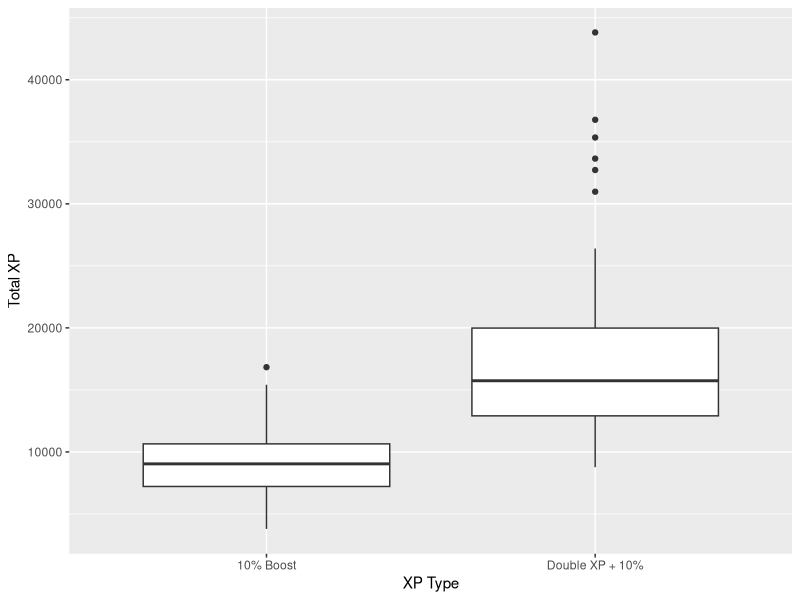

The R source for this figure:
## ---- chunk 1
remove(list = ls())
library(tidyverse)
library(readxl)
library(glmnet)
COD <- read_excel("CODGames2_mp.xlsx")
## ---- chunk 2
COD2 = COD %>% 
  filter(FullPartial == "Full")
ggplot(data = COD2, mapping = aes(x = XPType, y = TotalXP))+geom_boxplot()+labs(x = "XP Type", y = "Total XP")
## ---- chunk 3
#Code to determine if a player won that specific game
Splitresult = str_split_fixed(COD2$Result, "-", 2)
colnames(Splitresult) = c("Team", "Opponent")
Splitresult2 = data.frame(Splitresult)
Team = as.numeric(unlist(Splitresult2$Team))
Opponent = as.numeric(unlist(Splitresult2$Opponent))
Splitresult3 = data.frame(Team, Opponent)
codwins = Splitresult3 %>% mutate(Win = ifelse(Team > Opponent, TRUE, FALSE), Loss = ifelse(Team < Opponent, TRUE, FALSE), Draw = ifelse(Team == Opponent, TRUE, FALSE))

COD3 = COD2 %>% mutate(Win = codwins$Win)
## ---- chunk 4
COD3 <- COD3 %>%
  filter(GameType == "HC - TDM")

XMat <- model.matrix(TotalXP ~ Eliminations + Deaths + Damage + XPType + Win, data = COD3)[,-1]
YVec <- COD3$TotalXP

lassoModel <- glmnet(x = XMat,
                     y = YVec,
                     family = "gaussian",
                     alpha = 1,
                     lambda = NULL,
                     standardize = TRUE)
